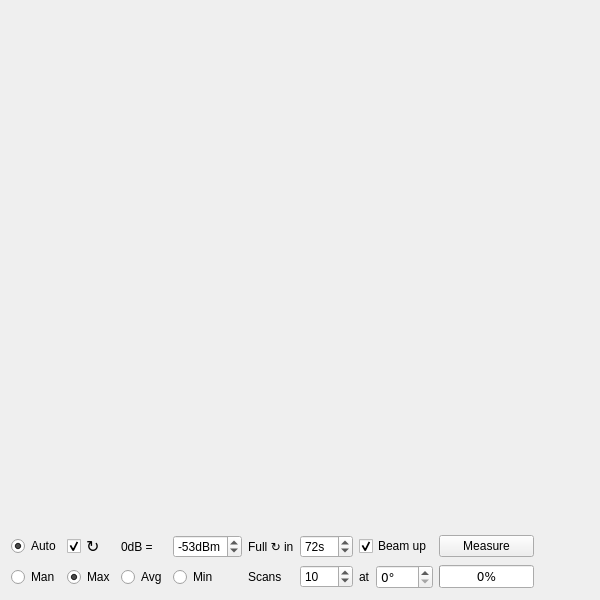
<?xml version="1.0" encoding="UTF-8"?>
<ui version="4.0">
 <class>Pattern</class>
 <widget class="QWidget" name="Pattern">
  <property name="geometry">
   <rect>
    <x>0</x>
    <y>0</y>
    <width>600</width>
    <height>600</height>
   </rect>
  </property>
  <property name="windowTitle">
   <string>Antenna pattern</string>
  </property>
  <layout class="QGridLayout" name="gridLayout">
   <item row="0" column="0">
    <layout class="QGridLayout" name="gridLayout_3">
     <item row="0" column="0" colspan="10">
      <widget class="PlotWidget" name="plotwidget" native="true">
       <property name="enabled">
        <bool>true</bool>
       </property>
       <property name="sizePolicy">
        <sizepolicy hsizetype="Expanding" vsizetype="Expanding">
         <horstretch>0</horstretch>
         <verstretch>0</verstretch>
        </sizepolicy>
       </property>
      </widget>
     </item>
     <item row="2" column="5">
      <widget class="QSpinBox" name="scanCount">
       <property name="enabled">
        <bool>true</bool>
       </property>
       <property name="toolTip">
        <string>Number os scans to sample for manual plot</string>
       </property>
       <property name="suffix">
        <string/>
       </property>
       <property name="prefix">
        <string/>
       </property>
       <property name="value">
        <number>10</number>
       </property>
      </widget>
     </item>
     <item row="1" column="8">
      <widget class="QPushButton" name="measure">
       <property name="toolTip">
        <string>Start auto or manual measurement</string>
       </property>
       <property name="text">
        <string>Measure</string>
       </property>
       <property name="checkable">
        <bool>false</bool>
       </property>
      </widget>
     </item>
     <item row="1" column="2">
      <widget class="QLabel" name="label_6">
       <property name="text">
        <string>0dB =</string>
       </property>
      </widget>
     </item>
     <item row="2" column="0">
      <widget class="QRadioButton" name="manual">
       <property name="toolTip">
        <string>Plot the value for the set heading when measure is pressed</string>
       </property>
       <property name="text">
        <string>Man</string>
       </property>
       <property name="checked">
        <bool>false</bool>
       </property>
       <attribute name="buttonGroup">
        <string notr="true">autoMan</string>
       </attribute>
      </widget>
     </item>
     <item row="2" column="1">
      <widget class="QRadioButton" name="max">
       <property name="toolTip">
        <string>Plot the largest scan value</string>
       </property>
       <property name="text">
        <string>Max</string>
       </property>
       <property name="checked">
        <bool>true</bool>
       </property>
       <attribute name="buttonGroup">
        <string notr="true">processing</string>
       </attribute>
      </widget>
     </item>
     <item row="2" column="2">
      <widget class="QRadioButton" name="avg">
       <property name="toolTip">
        <string>Plot the average of all scans</string>
       </property>
       <property name="text">
        <string>Avg</string>
       </property>
       <property name="checked">
        <bool>false</bool>
       </property>
       <attribute name="buttonGroup">
        <string notr="true">processing</string>
       </attribute>
      </widget>
     </item>
     <item row="1" column="4">
      <widget class="QLabel" name="label_3">
       <property name="text">
        <string>Full ↻ in</string>
       </property>
      </widget>
     </item>
     <item row="2" column="4">
      <widget class="QLabel" name="label_2">
       <property name="text">
        <string>Scans</string>
       </property>
      </widget>
     </item>
     <item row="1" column="0">
      <widget class="QRadioButton" name="radioButton">
       <property name="toolTip">
        <string>Plot a full circle when measure is pressed</string>
       </property>
       <property name="text">
        <string>Auto</string>
       </property>
       <property name="checked">
        <bool>true</bool>
       </property>
       <attribute name="buttonGroup">
        <string notr="true">autoMan</string>
       </attribute>
      </widget>
     </item>
     <item row="2" column="8">
      <widget class="QProgressBar" name="progress">
       <property name="sizePolicy">
        <sizepolicy hsizetype="Minimum" vsizetype="Fixed">
         <horstretch>0</horstretch>
         <verstretch>0</verstretch>
        </sizepolicy>
       </property>
       <property name="font">
        <font>
         <family>DejaVu Sans</family>
         <pointsize>9</pointsize>
        </font>
       </property>
       <property name="value">
        <number>0</number>
       </property>
       <property name="textVisible">
        <bool>true</bool>
       </property>
      </widget>
     </item>
     <item row="1" column="3">
      <widget class="QSpinBox" name="refdBm">
       <property name="toolTip">
        <string>Approx signal pointing directly at source (-53dBm = S9+40dB)</string>
       </property>
       <property name="suffix">
        <string>dBm</string>
       </property>
       <property name="minimum">
        <number>-99</number>
       </property>
       <property name="maximum">
        <number>-25</number>
       </property>
       <property name="value">
        <number>-53</number>
       </property>
      </widget>
     </item>
     <item row="2" column="3">
      <widget class="QRadioButton" name="min">
       <property name="toolTip">
        <string>Plot the smallest scan value</string>
       </property>
       <property name="text">
        <string>Min</string>
       </property>
       <attribute name="buttonGroup">
        <string notr="true">processing</string>
       </attribute>
      </widget>
     </item>
     <item row="1" column="5">
      <widget class="QSpinBox" name="rotateTime">
       <property name="toolTip">
        <string>Time to rotate 360 deg</string>
       </property>
       <property name="suffix">
        <string>s</string>
       </property>
       <property name="minimum">
        <number>1</number>
       </property>
       <property name="maximum">
        <number>999</number>
       </property>
       <property name="value">
        <number>72</number>
       </property>
      </widget>
     </item>
     <item row="1" column="1">
      <widget class="QCheckBox" name="clockwise">
       <property name="font">
        <font>
         <family>DejaVu Sans</family>
         <pointsize>12</pointsize>
        </font>
       </property>
       <property name="toolTip">
        <string>Clockwise or Anticlockwise</string>
       </property>
       <property name="text">
        <string>↻</string>
       </property>
       <property name="checked">
        <bool>true</bool>
       </property>
      </widget>
     </item>
     <item row="2" column="7">
      <widget class="QSpinBox" name="heading">
       <property name="enabled">
        <bool>true</bool>
       </property>
       <property name="sizePolicy">
        <sizepolicy hsizetype="Minimum" vsizetype="Fixed">
         <horstretch>0</horstretch>
         <verstretch>0</verstretch>
        </sizepolicy>
       </property>
       <property name="font">
        <font>
         <family>DejaVu Sans</family>
         <pointsize>9</pointsize>
        </font>
       </property>
       <property name="toolTip">
        <string>Start point, not a bearing from North</string>
       </property>
       <property name="suffix">
        <string>°</string>
       </property>
       <property name="maximum">
        <number>360</number>
       </property>
       <property name="singleStep">
        <number>5</number>
       </property>
      </widget>
     </item>
     <item row="2" column="6">
      <widget class="QLabel" name="label">
       <property name="text">
        <string>at</string>
       </property>
      </widget>
     </item>
     <item row="1" column="6" colspan="2">
      <widget class="QCheckBox" name="beamUp">
       <property name="toolTip">
        <string>Scotty</string>
       </property>
       <property name="text">
        <string>Beam up</string>
       </property>
       <property name="checked">
        <bool>true</bool>
       </property>
      </widget>
     </item>
     <item row="1" column="9">
      <spacer name="horizontalSpacer">
       <property name="orientation">
        <enum>Qt::Horizontal</enum>
       </property>
       <property name="sizeHint" stdset="0">
        <size>
         <width>40</width>
         <height>20</height>
        </size>
       </property>
      </spacer>
     </item>
    </layout>
   </item>
  </layout>
 </widget>
 <customwidgets>
  <customwidget>
   <class>PlotWidget</class>
   <extends>QWidget</extends>
   <header location="global">pyqtgraph</header>
   <container>1</container>
  </customwidget>
 </customwidgets>
 <resources/>
 <connections/>
 <buttongroups>
  <buttongroup name="processing"/>
  <buttongroup name="autoMan"/>
 </buttongroups>
</ui>
